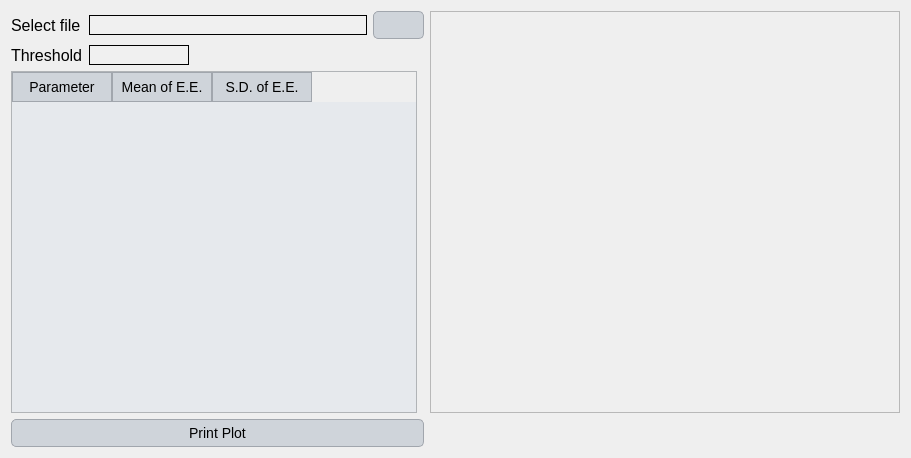
<?xml version="1.0" encoding="UTF-8"?>
<ui version="4.0">
 <class>Dialog</class>
 <widget class="QDialog" name="Dialog">
  <property name="geometry">
   <rect>
    <x>0</x>
    <y>0</y>
    <width>911</width>
    <height>458</height>
   </rect>
  </property>
  <property name="windowTitle">
   <string>Dialog</string>
  </property>
  <property name="styleSheet">
   <string notr="true">QLabel {
    font-family: 'Georgia'; /* Cambiar la fuente a Georgia */
    font-size: 16px; /* Cambiar el tamaño de la fuente */
    color: #000000; /* Color del texto (blanco) */
}

QLineEdit {
    font-family: 'Georgia'; /* Cambiar la fuente a Georgia */
    font-size: 14px; /* Cambiar el tamaño de la fuente */
    color: #000000; /* Color del texto (blanco) */
    background-color: #f0f0f0; /* Color de fondo del QLineEdit */
    border: 1px solid #000000; /* Borde blanco */
}

QComboBox {
    font-family: 'Georgia'; /* Cambiar la fuente a Georgia */
    font-size: 14px; /* Cambiar el tamaño de la fuente */
    color: #000000; /* Color del texto (blanco) */
    background-color: #cfd4da; /* Fondo oscuro del ComboBox */
}

QRadioButton {
    font-family: 'Georgia'; /* Cambiar la fuente a Georgia */
    font-size: 14px; /* Cambiar el tamaño de la fuente */
    color: #000000; /* Color del texto (blanco) */
}

QCheckBox {
    font-family: 'Georgia'; /* Cambiar la fuente a Georgia */
    font-size: 14px; /* Cambiar el tamaño de la fuente */
    color: #000000; /* Color del texto (blanco) */
}

/* Cambiar la fuente y estilo de los QPushButton */
QPushButton {
    font-family: 'Georgia'; /* Cambiar la fuente */
    font-size: 14px; /* Cambiar el tamaño de la fuente */
    color: #000000; /* Color del texto negro */
    background-color: #cfd4da; /* Fondo gris claro */
    border: 1px solid #a1a6ad; /* Borde gris medio */
    border-radius: 5px; /* Bordes redondeados */
    padding: 5px; /* Espaciado interno */
}

/* Estilo cuando el ratón pasa sobre el botón */
QPushButton:hover {
    color: #000000; /* Mantener el texto negro */
    background-color: #b7bcc3; /* Fondo gris un poco más oscuro al pasar el mouse */
}

/* Estilo cuando el botón está presionado */
QPushButton:pressed {
    background-color: #a6acb3; /* Fondo ligeramente más oscuro al presionar */
    color: #000000; /* Mantener el texto negro cuando se presiona */
}



/* Estilo general para QTableWidget y QTableView */
QTableWidget, QTableView {
    font-family: 'Georgia'; /* Cambiar la fuente a Georgia */
    font-size: 14px; /* Tamaño de la fuente */
    color: #000000; /* Color del texto negro */
    background-color: #e6e9ed; /* Fondo gris claro para la tabla */
    gridline-color: #a1a6ad; /* Color de las líneas de la tabla (gris medio) */
    selection-background-color: #b7bcc3; /* Color de fondo cuando se selecciona una celda (gris suave) */
    selection-color: #000000; /* Color del texto cuando la celda está seleccionada (negro) */
}

/* Estilo para el encabezado horizontal de la tabla */
QHeaderView::section {
    font-family: 'Georgia'; /* Cambiar la fuente a Georgia */
    font-size: 14px; /* Tamaño de la fuente */
    color: #000000; /* Color del texto negro */
    background-color: #cfd4da; /* Fondo gris claro del encabezado */
    border: 1px solid #a1a6ad; /* Borde gris medio entre las secciones */
    padding: 4px; /* Espaciado interno en el encabezado */
}

/* Estilo para las celdas de la tabla al pasar el mouse */
QTableWidget::item:hover, QTableView::item:hover {
    background-color: #b7bcc3; /* Fondo gris suave al pasar el mouse */
    color: #000000; /* Mantener el texto negro */
}

/* Estilo para las celdas cuando están seleccionadas */
QTableWidget::item:selected, QTableView::item:selected {
    background-color: #a6acb3; /* Fondo gris intermedio cuando está seleccionado */
    color: #000000; /* Texto negro cuando está seleccionado */
}

/* Ajustar el tamaño de las celdas */
QTableWidget::item, QTableView::item {
    padding: 4px; /* Espaciado interno de las celdas */
}

/* Estilo para el borde inferior de la tabla */
QTableCornerButton::section {
    background-color: #cfd4da; /* Fondo del botón de esquina */
    border: 1px solid #a1a6ad; /* Borde gris medio del botón de esquina */
}</string>
  </property>
  <layout class="QGridLayout" name="gridLayout">
   <item row="0" column="1" rowspan="3">
    <widget class="QFrame" name="frame">
     <property name="minimumSize">
      <size>
       <width>470</width>
       <height>0</height>
      </size>
     </property>
     <property name="maximumSize">
      <size>
       <width>16777215</width>
       <height>16777215</height>
      </size>
     </property>
     <property name="frameShape">
      <enum>QFrame::StyledPanel</enum>
     </property>
     <property name="frameShadow">
      <enum>QFrame::Raised</enum>
     </property>
    </widget>
   </item>
   <item row="0" column="0">
    <layout class="QHBoxLayout" name="horizontalLayout">
     <item>
      <widget class="QLabel" name="label">
       <property name="minimumSize">
        <size>
         <width>72</width>
         <height>0</height>
        </size>
       </property>
       <property name="text">
        <string>Select file</string>
       </property>
      </widget>
     </item>
     <item>
      <widget class="QLineEdit" name="line_file">
       <property name="alignment">
        <set>Qt::AlignCenter</set>
       </property>
      </widget>
     </item>
     <item>
      <widget class="QPushButton" name="browse_file">
       <property name="text">
        <string/>
       </property>
      </widget>
     </item>
    </layout>
   </item>
   <item row="2" column="0">
    <widget class="QTableWidget" name="tableWidget">
     <property name="enabled">
      <bool>true</bool>
     </property>
     <property name="minimumSize">
      <size>
       <width>406</width>
       <height>0</height>
      </size>
     </property>
     <property name="maximumSize">
      <size>
       <width>406</width>
       <height>16777215</height>
      </size>
     </property>
     <column>
      <property name="text">
       <string>Parameter</string>
      </property>
     </column>
     <column>
      <property name="text">
       <string>Mean of E.E.</string>
      </property>
     </column>
     <column>
      <property name="text">
       <string>S.D. of E.E.</string>
      </property>
     </column>
    </widget>
   </item>
   <item row="1" column="0">
    <layout class="QHBoxLayout" name="horizontalLayout_2">
     <item>
      <widget class="QLabel" name="label_2">
       <property name="text">
        <string>Threshold</string>
       </property>
      </widget>
     </item>
     <item>
      <widget class="QLineEdit" name="threshold">
       <property name="minimumSize">
        <size>
         <width>0</width>
         <height>0</height>
        </size>
       </property>
       <property name="maximumSize">
        <size>
         <width>100</width>
         <height>16777215</height>
        </size>
       </property>
       <property name="alignment">
        <set>Qt::AlignCenter</set>
       </property>
      </widget>
     </item>
     <item>
      <spacer name="horizontalSpacer">
       <property name="orientation">
        <enum>Qt::Horizontal</enum>
       </property>
       <property name="sizeHint" stdset="0">
        <size>
         <width>40</width>
         <height>20</height>
        </size>
       </property>
      </spacer>
     </item>
    </layout>
   </item>
   <item row="3" column="0">
    <widget class="QPushButton" name="print_graph">
     <property name="text">
      <string>Print Plot</string>
     </property>
    </widget>
   </item>
  </layout>
 </widget>
 <resources/>
 <connections/>
</ui>
